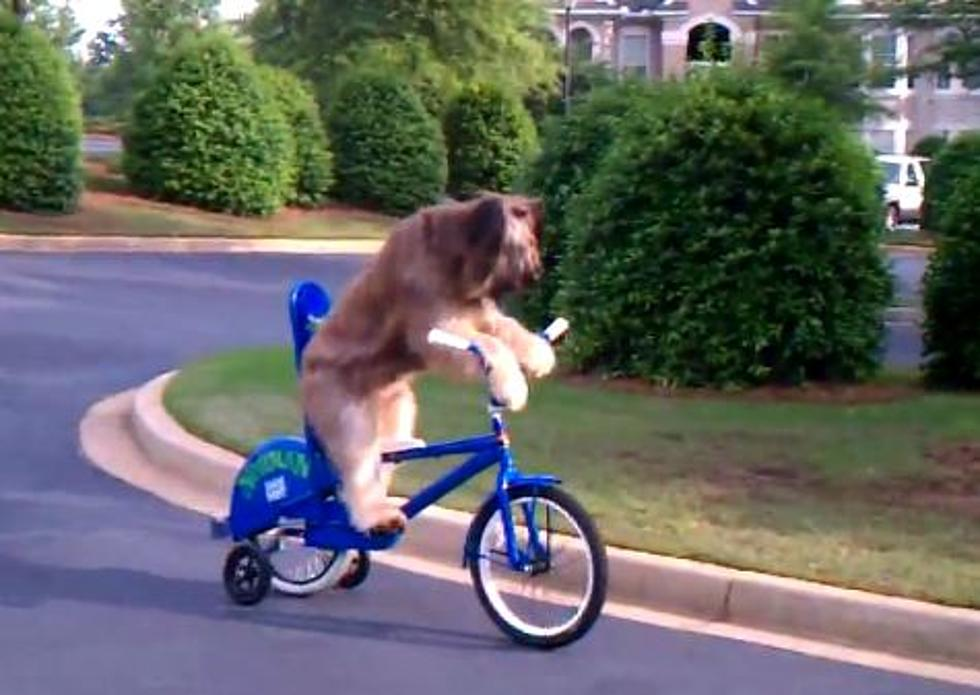
#> input picture principal_component_analysis/dog.jpg, 980 x 695 px
$ jupyter execute pca_compression.ipynb
#> lines starting #> are read from the running program, lines starting #| are printed output that depends on the picture
[cell 1]
# Daniel Bandala @ apr 2022
import numpy as np
import cv2 as cv
import matplotlib.pyplot as plt

# Principal Component Analysis for Data Compression
PCA is used in exploratory data analysis and for making predictive models. It is commonly used for dimensionality reduction by projecting each data point onto only the first few principal components to obtain lower-dimensional data while preserving as much of the data's variation as possible. The first principal component can equivalently be defined as a direction that maximizes the variance of the projected data. The $i-th$ principal component can be taken as a direction orthogonal to the first $i-1$ principal components that maximizes the variance of the projected data.

Principal Component Analysis is one of the most famous data compression technique that is used for unsupervised data compression. PCA helps us to identify the patterns in the dataset based on the correlation between them. Or simply, it is a technique for feature extraction that combines our input variables in such a way that we can drop the least important ones while retaining the important information in the dataset. PCA finds the direction of the maximum variance and projects the data into lower dimensions. The principal components of the new subspace can be interpreted as the direction of maximum variance given the constraint that the new feature axes are orthogonal to each other.

[cell 2]
# read data into pandas dataframe
img_path = "dog.jpg"
img = cv.imread(img_path,cv.IMREAD_GRAYSCALE)
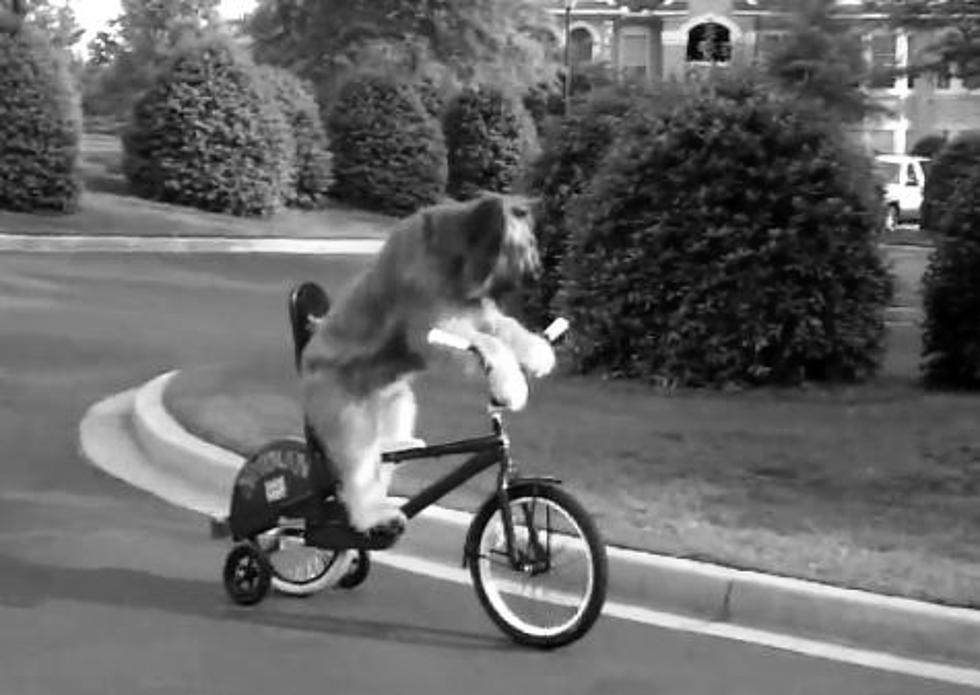
#> img: shape (695, 980); min 0, max 255, mean 102.3

[cell 3]
# show imgage
print("Image shape: ",img.shape)
#| Image shape:  (695, 980)
plt.figure(figsize=(14,7))
plt.imshow(img,cmap='gray')

[cell 4]
# step 1: normilize data
img_norm = (img-img.mean())/img.var()
# step 2: calculate covariance matrix
cov_matrix = np.cov(img_norm)
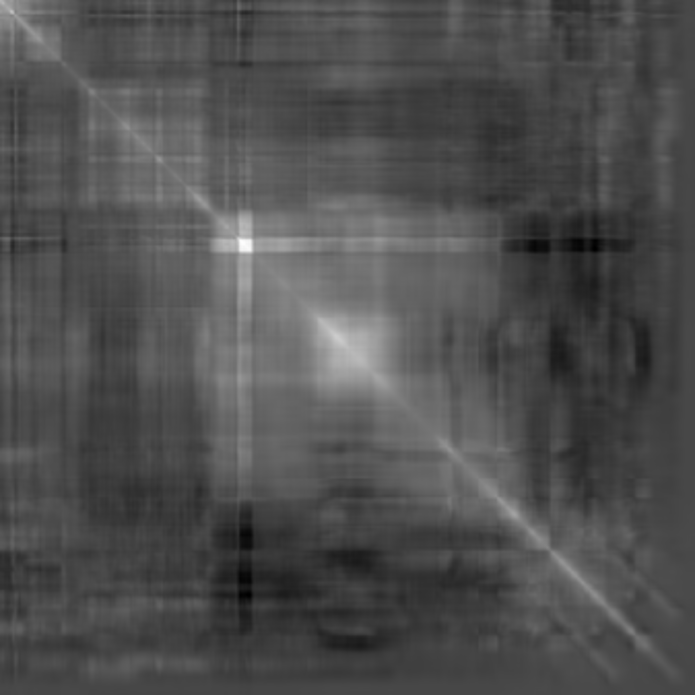
#> cov_matrix: shape (695, 695) float64; min -0.000351, max 0.000888, mean 3.59e-05; drawn with min black and max white
# step 3: estimate eigen values and vectors
eigen_values, eigen_vectors = np.linalg.eig(cov_matrix)
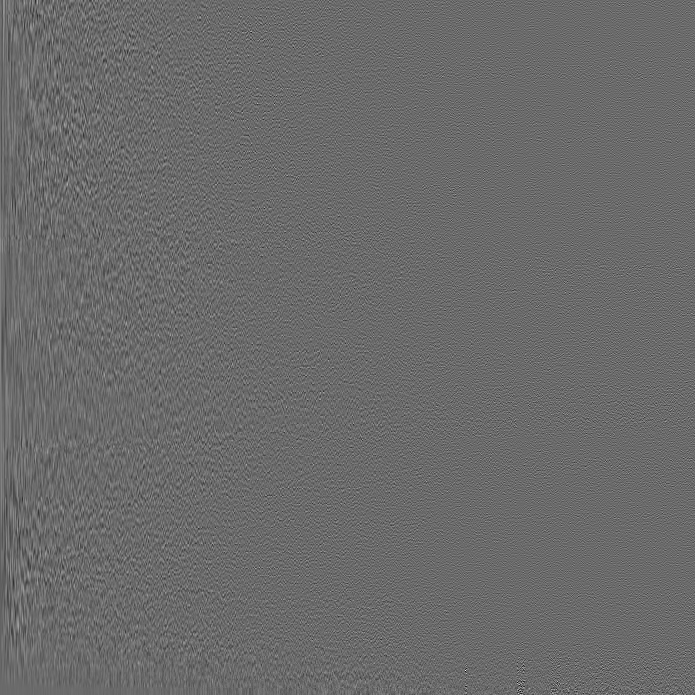
#> eigen_vectors: shape (695, 695) float64; min -0.306, max 0.424, mean 4.59e-05; drawn with min black and max white
#> eigen_values = 695 values, max 0.069 at index 0, min 4.74e-10 at index 465, mean 0.000311
# step 4: sort eigen values in descending order
sorting_idxs = np.flip(eigen_values.argsort())
#> sorting_idxs = 695 values, max 694 at index 610, min 0 at index 0, mean 347
eigen_values = eigen_values[sorting_idxs]
#> eigen_values = 695 values, max 0.069 at index 0, min 4.74e-10 at index 694, mean 0.000311
eigen_vectors = eigen_vectors[sorting_idxs]
# normalize eigen value
eigen_values_norm = eigen_values/np.sum(eigen_values)
#> eigen_values_norm = 695 values, max 0.319 at index 0, min 2.19e-09 at index 694, mean 0.00144

[cell 5]
cumulative = 0
cumu_points = []
print("Eigen values: ",len(eigen_values))
#| Eigen values:  695
plt.figure(figsize=(16,8))
for i in range(len(eigen_values_norm)):
    plt.bar(i+1,eigen_values_norm[i])
    cumulative = cumulative+eigen_values_norm[i]
    cumu_points.append(cumulative)
#> this loop made 695 passes
#> cumulative on passes 1 to 3: 0.319, 0.445, 0.546
#> after the loop, cumu_points = 695 values from 0.319 to 1; cumulative = 1
plt.plot(np.linspace(1,len(eigen_values_norm),len(eigen_values_norm)), cumu_points, 'g-', linewidth=5)
plt.title('Porcentaje de varianza explicada por cada componente')
plt.xlabel('Componente principal')
plt.ylabel('Por. varianza explicada');
plt.grid()
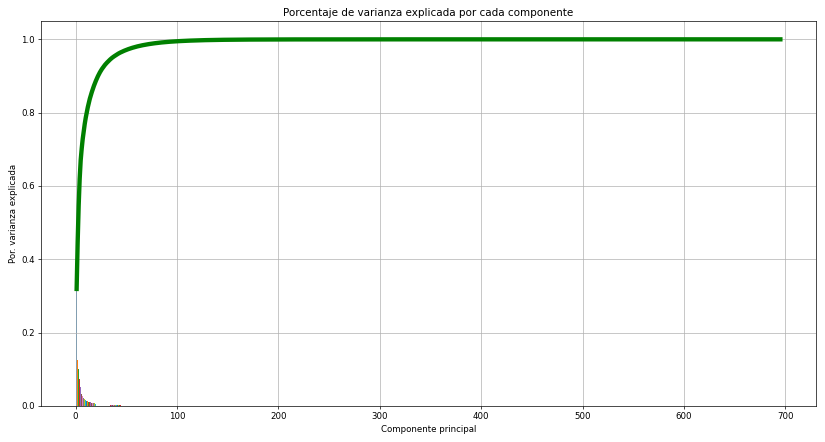
#> figure drawn by matplotlib, 1 panel; curve peaks at x = 695, y = 1

[cell 6]
# step 5-6: select first k eigen vectors and construct projection matrix
k = 100
W = np.array([eigen_vectors[i] for i in range(min(len(eigen_values),k))])
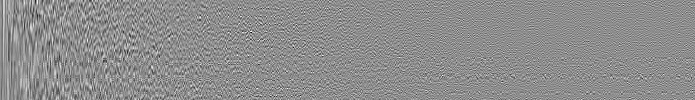
#> W: shape (100, 695) float64; min -0.229, max 0.183, mean 0.000136; drawn with min black and max white
# step 7: calculate new data projected on principal components space
I_proy = np.dot(W,img_norm)
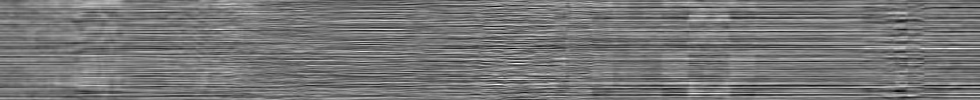
#> I_proy: shape (100, 980) float64; min -0.084, max 0.0983, mean 0.000832; drawn with min black and max white
I_approx = np.dot(W.T,I_proy)
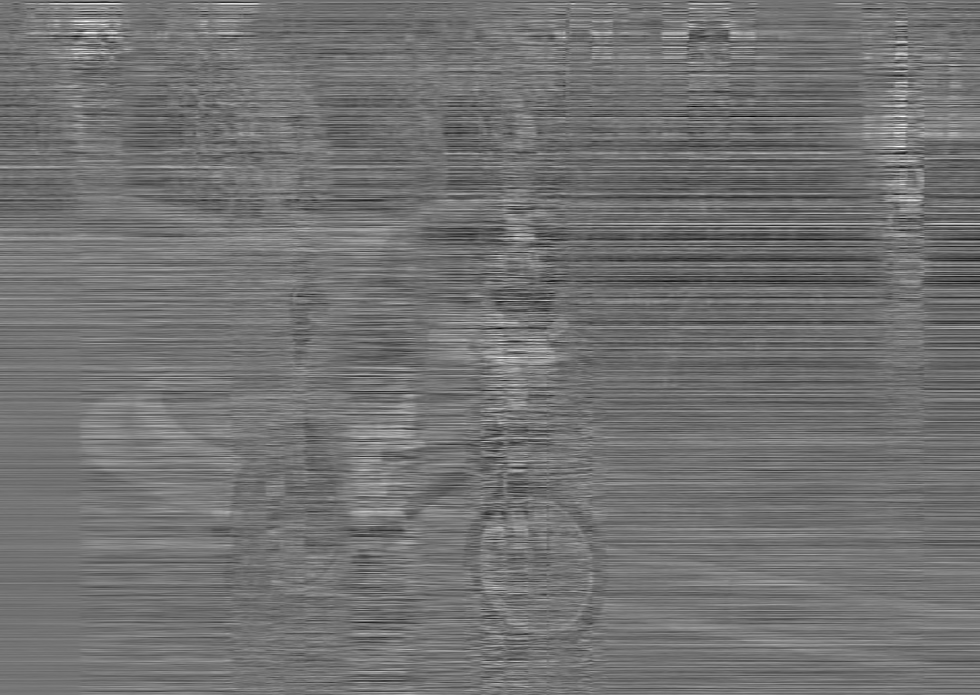
#> I_approx: shape (695, 980) float64; min -0.0449, max 0.0545, mean -0.000288; drawn with min black and max white
# show compressed image
print("Image shape: ",img.shape)
#| Image shape:  (695, 980)
plt.figure(figsize=(14,7))
plt.imshow(I_approx,cmap='gray')

[cell 7]
# step 5-6: select first k eigen vectors and construct projection matrix
k = 400
W = np.array([eigen_vectors[i] for i in range(min(len(eigen_values),k))])
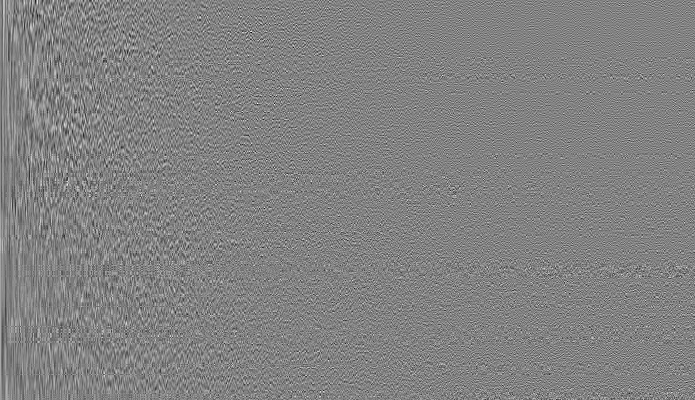
#> W: shape (400, 695) float64; min -0.229, max 0.22, mean 4.27e-05; drawn with min black and max white
# step 7: calculate new data projected on principal components space
I_proy = np.dot(W,img_norm)
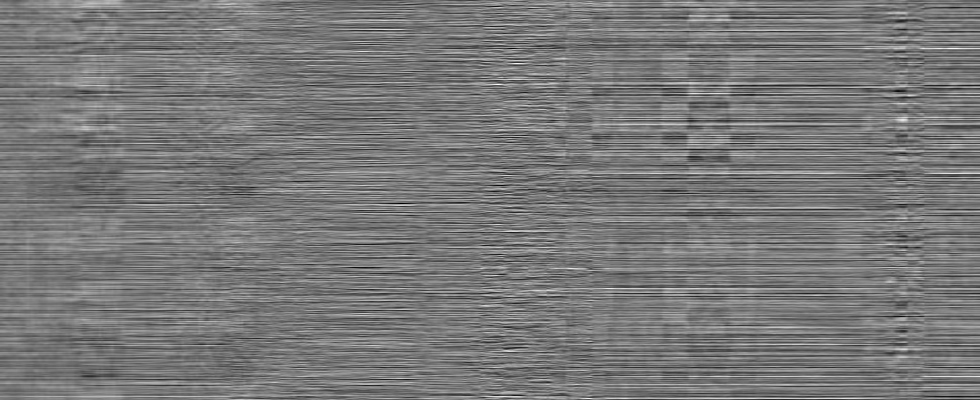
#> I_proy: shape (400, 980) float64; min -0.0877, max 0.0983, mean 0.000286; drawn with min black and max white
I_approx = np.dot(W.T,I_proy)
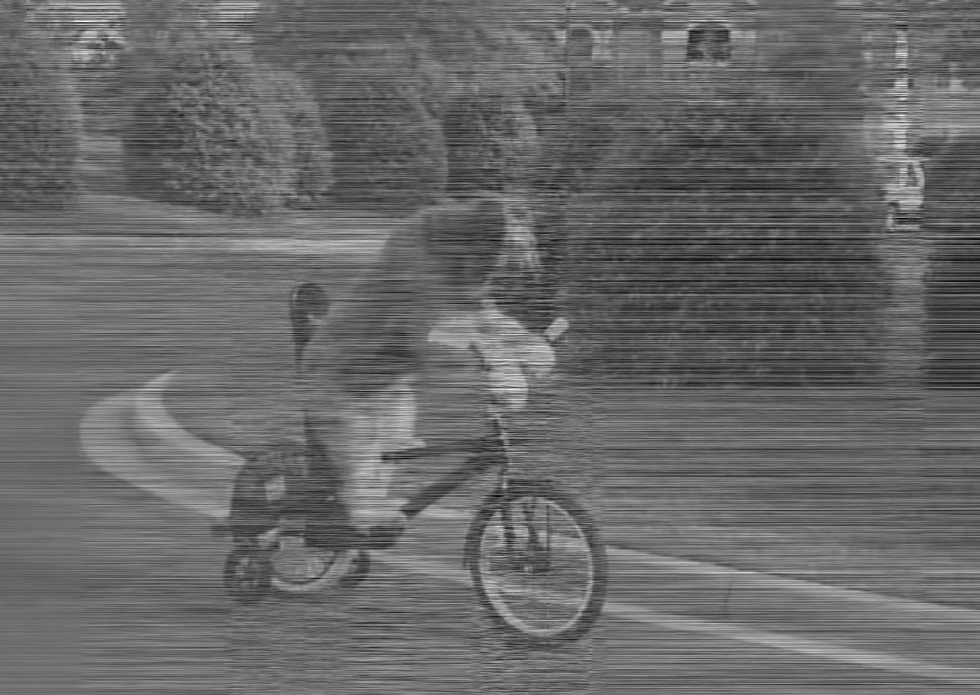
#> I_approx: shape (695, 980) float64; min -0.0619, max 0.0881, mean -0.000233; drawn with min black and max white
# show compressed image
print("Image shape: ",img.shape)
#| Image shape:  (695, 980)
plt.figure(figsize=(14,7))
plt.imshow(I_approx,cmap='gray')
